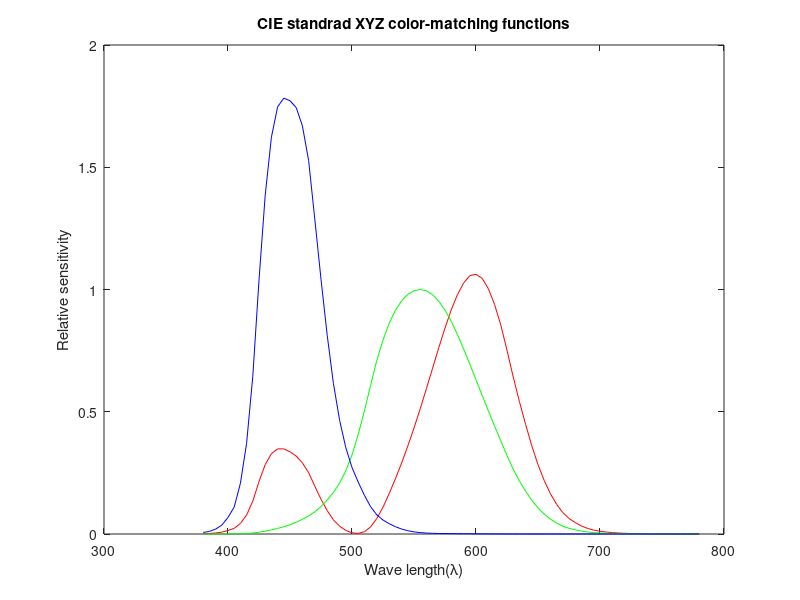
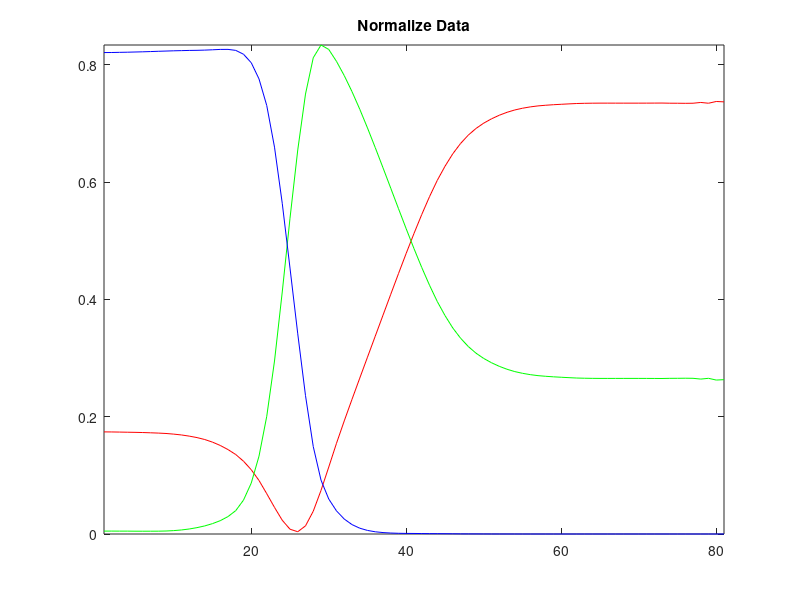
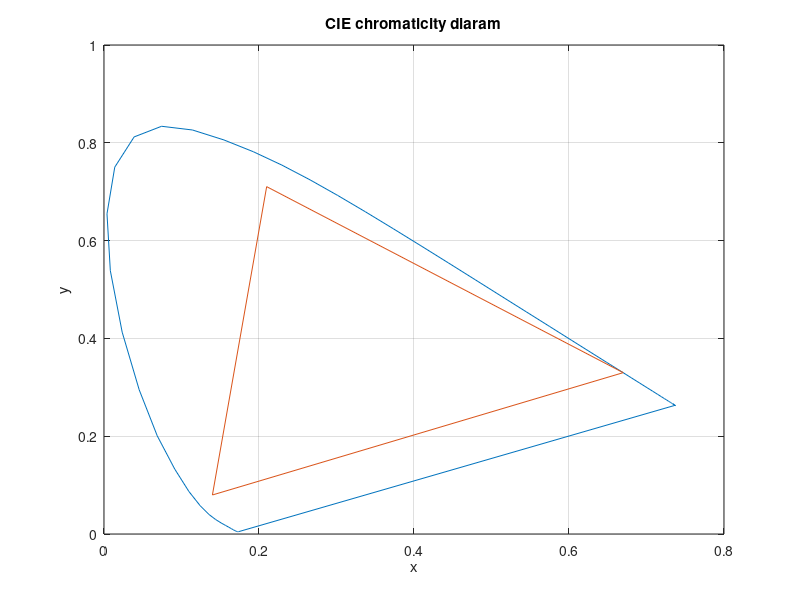

The MATLAB source for these figures, in order:
load cie_1931.mat


figure(1)
plot(lambda, CIE_x, 'r');
hold on
plot(lambda, CIE_y, 'g');
hold on
plot(lambda, CIE_z, 'b');
xlabel('Wave length(\lambda)');
ylabel('Relative sensitivity');
title('CIE standrad XYZ color-matching functions');


x = CIE_x ./ (CIE_x + CIE_y + CIE_z);
y = CIE_y ./ (CIE_x + CIE_y + CIE_z);
z = 1 - x - y;
figure(2)
plot(x, 'r');
hold on;
plot(y, 'g');
hold on;
plot(z, 'b');
axis tight;
title('Normalize Data');


Nmat = [1.910 -0.532 -0.288; -0.985 2.0 -0.028; 0.058 -0.118 0.898];
invNmat = inv(Nmat);
R_xyz = invNmat * [1 0 0]';
Rx = R_xyz(1) / sum(R_xyz);
Ry = R_xyz(2) / sum(R_xyz);

G_xyz = invNmat * [0 1 0]';
Gx = G_xyz(1) / sum(G_xyz);
Gy = G_xyz(2) / sum(G_xyz);

B_xyz = invNmat * [0 0 1]';
Bx = B_xyz(1) / sum(B_xyz);
By = B_xyz(2) / sum(B_xyz);

a = [Rx Gx Bx Rx];
b = [Ry Gy By Ry];
x = [x; x(1)];
y = [y; y(1)];

figure(3);
plot(x, y, a, b);
grid;
xlabel('x');
ylabel('y');
title('CIE chromaticity diaram');